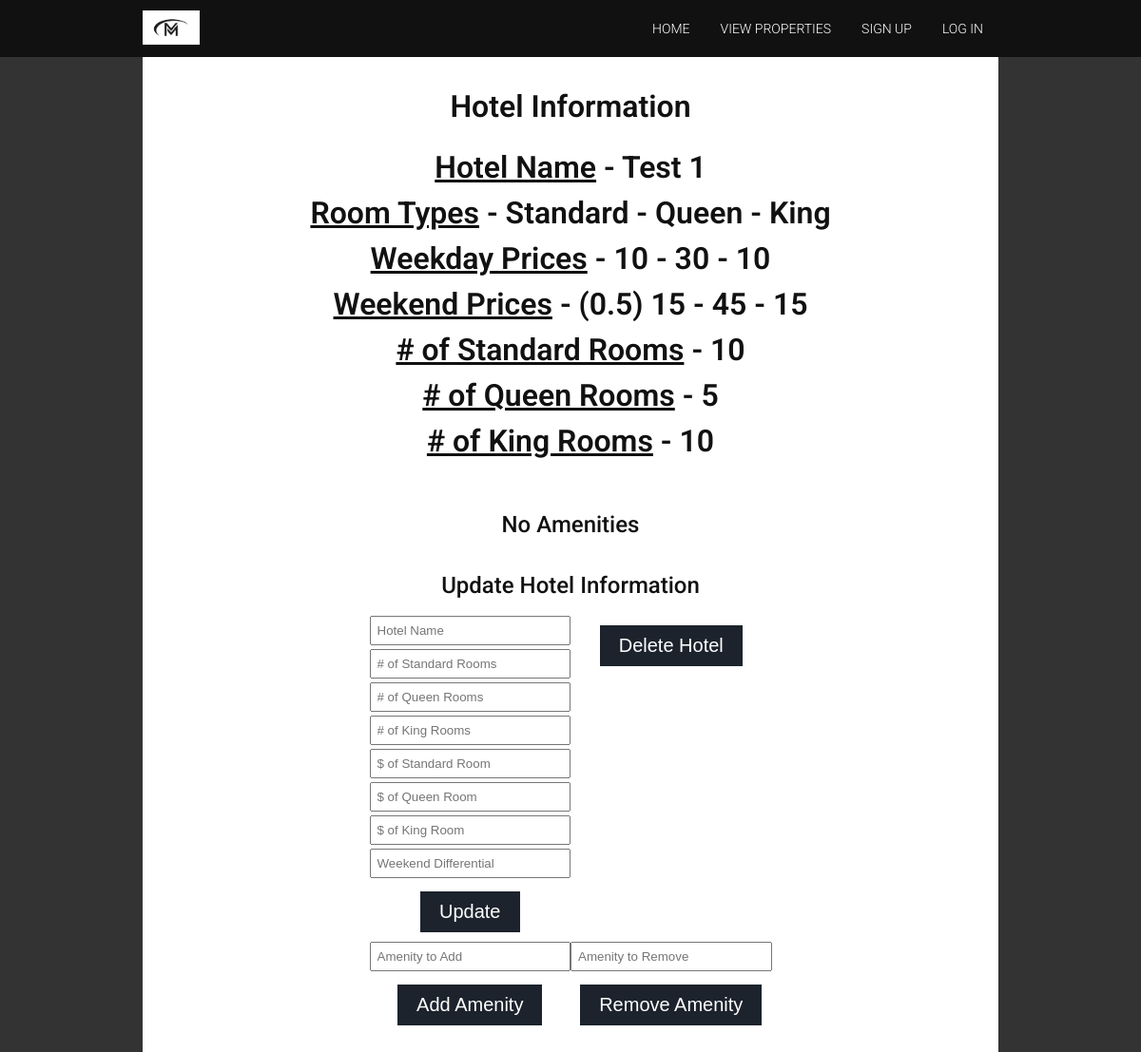
The app's page /modProp.php?id=22, older data.
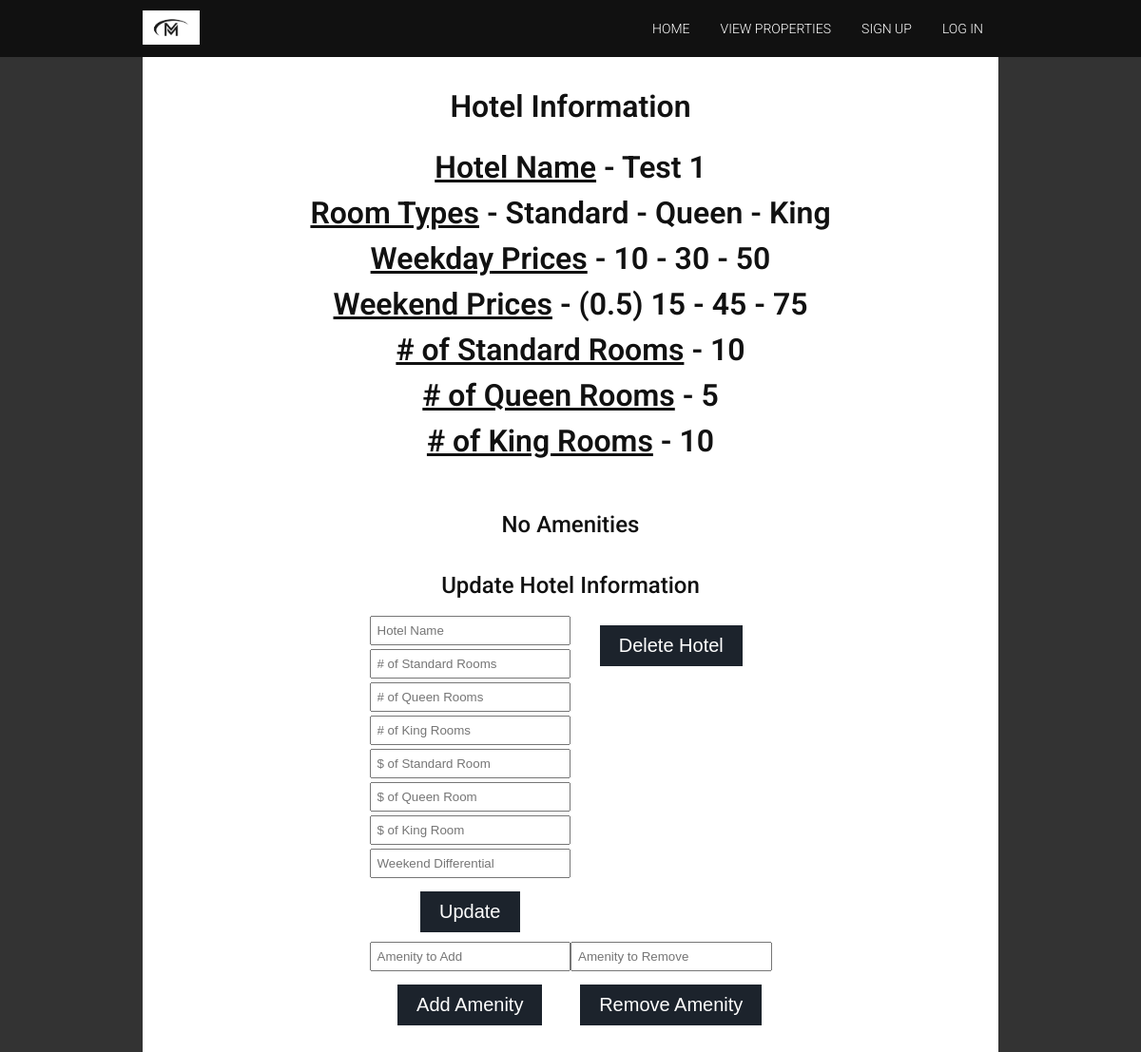
The same page, newer data.
### tables this page shows
CREATE TABLE `hotels` (
  `hotelId` int(100) NOT NULL,
  `hotelName` varchar(50) NOT NULL,
  `numRoomS` int(100) NOT NULL,
  `numRoomQ` int(100) DEFAULT NULL,
  `numRoomK` int(100) DEFAULT NULL,
  `standardPrice` float NOT NULL,
  `queenPrice` float DEFAULT NULL,
  `kingPrice` float DEFAULT NULL,
  `weekendDiff` float NOT NULL
);

### modProp.php (the view, shortened to what this page needs)
<?php
include_once "header.php";
include_once "includes/dbh.inc.php";
?>
<div class="wrapper">
<section class="signup-form">
  <h1>Hotel Information<h1>
  <?php
        if(isset($_POST["hotelID"]))
        {
            $hotelID = $_POST["hotelID"];
            $hotelname = showHotelInfo($conn, $hotelID);
        }
        else if(isset($_GET["id"]))
        {
            $hotelID = $_GET["id"];
            $hotelname = showHotelInfo($conn, $hotelID);
        }
        else
        {
            echo "<h2>NOT SET</h2>";
        }
    ?>
  <h2>Update Hotel Information</h2>
  <div class="signup-form-form">
    <form action="includes/updateHotel.inc.php" method="post">
      <input type="text" name="hName" placeholder="Hotel Name">
      <input type="text" name="hnumRoomS" placeholder="# of Standard Rooms">
      <input type="text" name="hnumRoomQ" placeholder="# of Queen Rooms">
      <input type="text" name="hnumRoomK" placeholder="# of King Rooms">
      <input type="text" name="hstandardPrice" placeholder="$ of Standard Room">
      <input type="text" name="hqueenPrice" placeholder="$ of Queen Room">
      <input type="text" name="hkingPrice" placeholder="$ of King Room">
      <input type="text" name="hweekendDiff" placeholder="Weekend Differential">
      <button type="submit" class="button" name="updateHot">Update</button>
    </form>
    <form action="includes/deleteHotel.inc.php" method="post">
        <button type="submit" class="button" name="deleteHot">Delete Hotel</button>
    </form>
    </div>
    <div class="signup-form-form">
    <form action="includes/addAmen.inc.php" method="post">
        <input type="text" name="amenity" placeholder="Amenity to Add">
        <button type="submit" class="button" name="addAmenities">Add Amenity</button>
    </form>
    <form action="includes/remAmen.inc.php" method="post">
        <input type="text" name="amenity" placeholder="Amenity to Remove">
        <button type="submit" class="button" name="remAmenities">Remove Amenity</button>
    </form>
  </div>
</section>
<?php
    function showHotelInfo($conn, $hotelID){
            $sql = "SELECT * FROM hotels WHERE hotelId = ?";
            $stmt = mysqli_stmt_init($conn);
            if (!mysqli_stmt_prepare($stmt, $sql)) {
                header("location: modProp.php?error=stmtfailed");
                exit();
            }
            mysqli_stmt_bind_param($stmt, "s", $hotelID);
            mysqli_stmt_execute($stmt);
            $result = mysqli_stmt_get_result($stmt);
            $row = mysqli_fetch_assoc($result);
            $hotelname = $row["hotelName"];
            echo "<u>Hotel Name</u> - " . $hotelname . "<br>";
            echo "<br>";
            $roomTypes = "Standard";
            $roomPrices = $row["standardPrice"];
            $weekendSPrice = $row["standardPrice"] + ($row["standardPrice"] * $row["weekendDiff"]);
            $weekendString = $weekendSPrice;
            if($row["numRoomQ"] != NULL && $row["queenPrice"] != NULL)
            {
                $roomTypes = $roomTypes . " - Queen";
                $roomPrices = $roomPrices . " - " . $row["queenPrice"];
                $weekendQPrice = $row["queenPrice"] + ($row["queenPrice"] * $row["weekendDiff"]);
                $weekendString = $weekendString . " - " . $weekendQPrice;
            }
            if($row["numRoomK"] != NULL && $row["kingPrice"] != NULL)
            {
                $roomTypes = $roomTypes . " - King";
                $roomPrices = $roomPrices . " - " . $row["kingPrice"];
                $weekendKPrice = $row["kingPrice"] + ($row["kingPrice"] * $row["weekendDiff"]);
                $weekendString = $weekendString . " - " . $weekendKPrice;
            }
            echo "<u>Room Types</u> - " . $roomTypes . "<br>";
            echo "<br>";
            echo "<u>Weekday Prices</u> - " . $roomPrices . "<br>";
            echo "<br>";
            echo "<u>Weekend Prices</u> - (" . $row["weekendDiff"] . ") " . $weekendString . "<br>";
            echo "<br>";
            echo "<u># of Standard Rooms</u> - " . $row["numRoomS"] . "<br>";
            echo "<br>";
            if($row["numRoomQ"] != NULL)
            {
                echo "<u># of Queen Rooms</u> - " . $row["numRoomQ"] . "<br>";
                echo "<br>";
            }
            if($row["numRoomK"] != NULL)
            {
                echo "<u># of King Rooms</u> - " . $row["numRoomK"] . "<br>";
                echo "<br>";
            }
            $sqlA = "SELECT * FROM amenities WHERE hotelId = ?";
            $stmtA = mysqli_stmt_init($conn);
            if (!mysqli_stmt_prepare($stmtA, $sqlA)) {
                 header("location: modProp.php?error=stmtfailed");
                exit();
            }
            mysqli_stmt_bind_param($stmtA, "s", $hotelID);
            mysqli_stmt_execute($stmtA);
            $resultA = mysqli_stmt_get_result($stmtA);
            $amenityString = "";
            if($resultA-> num_rows > 0)
            {
                while($rowA = mysqli_fetch_assoc($resultA))
                {
                    $amenityString = $amenityString . " - " . $rowA["amenity"];
                }
                echo "<h2>" . $amenityString . " - </h2>";
            }
            else
            {
                echo "<h2> No Amenities </h2>";
            }
            return $hotelname;
    }
  include_once 'footer.php';
?>

### header.php (shortened to what this page needs)
<!DOCTYPE html>
<html lang="en" dir="ltr">
  <head>
    <link rel="stylesheet" href="css/reset.css">
    <link rel="stylesheet" href="css/style.css">
  </head>
  <body>
    <nav>
      <div class="wrapper">
        <a href="index.php"><img src="img/Miago Logo.jpg" width="1000px"alt="Miago logo"></a>
        <ul>
          <li><a href="index.php">Home</a></li>
          <li><a href="ViewProps.php">View Properties</a></li>
          <?php
            if (isset($_SESSION["useruid"]) && ($_SESSION["isAdmin"] == 0)) {
              echo "<li><a href='profile.php'>Profile Page</a></li>";
              echo "<li><a href='reserve.php'>Make a Reservation</a></li>";
              echo "<li><a href='logout.php'>Logout</a></li>";
            }
            else if(isset($_SESSION["useruid"]) && ($_SESSION["isAdmin"] == 1))
            {
              echo "<li><a href='adminProfile.php'>Admin Page</a></li>";
              echo "<li><a href='logout.php'>Logout</a></li>";
            }
            else {
              echo "<li><a href='userSignUp.php'>Sign up</a></li>";
              echo "<li><a href='userLogin.php'>Log in</a></li>";
            }
          ?>
        </ul>
      </div>
    </nav>
<div class="wrapper">

### footer.php (shortened to what this page needs)
    </div>
  </body>
</html>

### css/style.css (style rules this page uses)
body { background-color: #333333; }
.wrapper { width: 900px; margin: 0 auto; }
h1, h2, h3, h4, h5, h6, p { font-family: 'Roboto', sans-serif; color: #111; line-height: 24px; }
h1 { font-weight: 600; font-size: 32px; padding: 20px 0; text-align: center; }
h2 { font-weight: 500; font-size: 24px; padding: 20px 0; text-align: center; }
nav { width: 100%; height: 60px; background-color: #111111; }
nav .wrapper { height: 100%; display: flex; justify-content: space-between; align-items: center; }
nav img { width: 60px; }
nav ul li { list-style: none; float: left; }
nav ul li a { font-family: 'Roboto', sans-serif; font-weight: 300; font-size: 14px; color: #ffffff; text-decoration: none; padding: 0 16px; text-transform: uppercase; }
section { background-color: #fff; width: 94%; padding: 20px 3%; width: auto; height: auto; }
.signup-form-form { display: flex; justify-content: center; }
.signup-form form { width: 25%; text-align: center; }
.signup-form form input { width: calc(100% - 16px); padding: 6px; margin-bottom: 4px; }
.signup-form form button { display: block; padding: 10px 20px; margin: 10px auto; cursor: pointer; }
.button { background-color: #1c232c; border: none; margin-bottom: 10px; justify-content: normal; color: white; padding: 15px 40px; text-decoration: none; display: flex; font-size: 20px; }

Row changes from the older to the newer data that the page shows:
changed hotels "Test 1": roomPrices "10 - 30 - 10" → "10 - 30 - 50"; weekendString "15 - 45 - 15" → "15 - 45 - 75"
